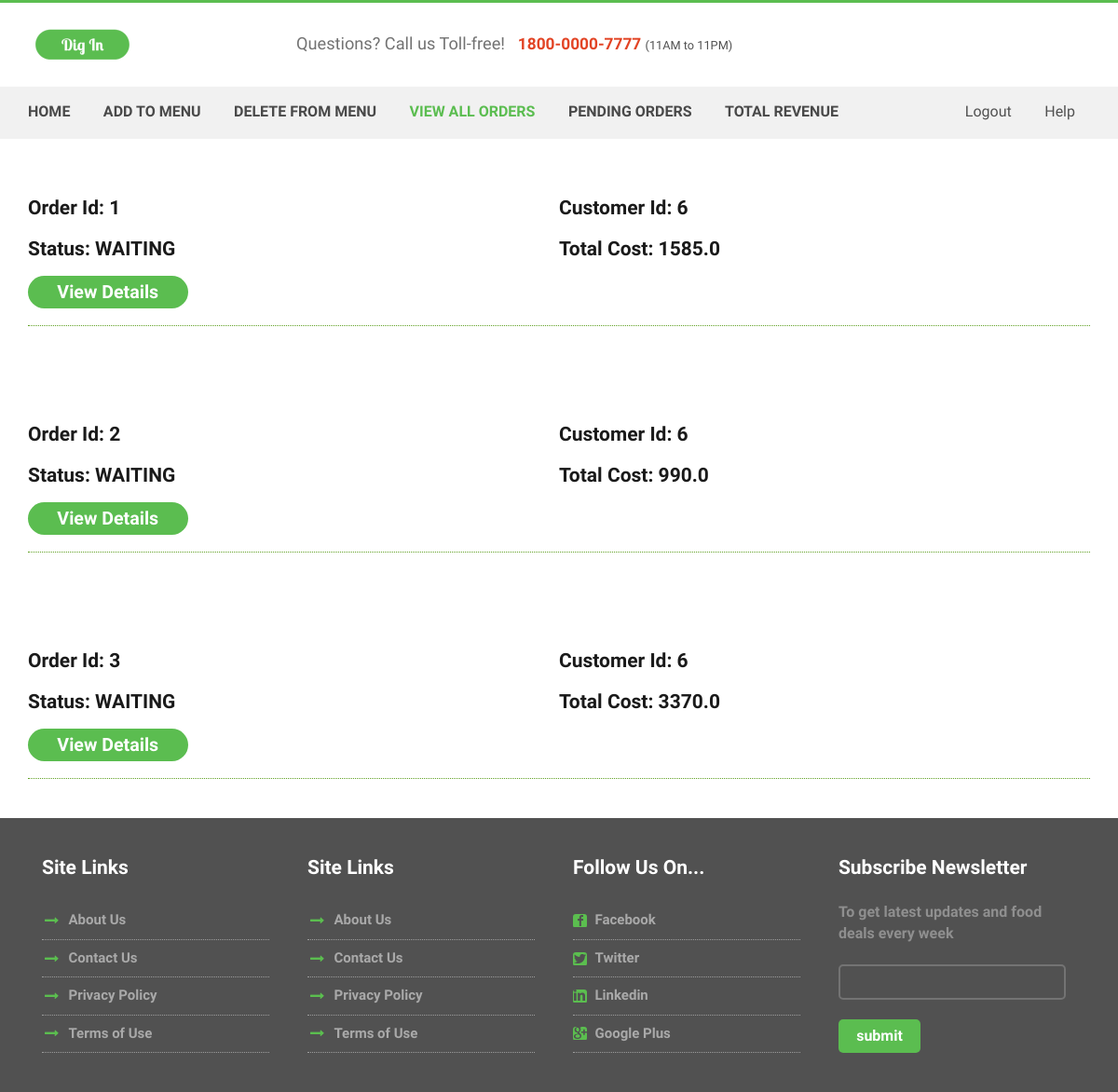
The page /view_orders_for_restaurant (signed in) on the database as committed earlier.
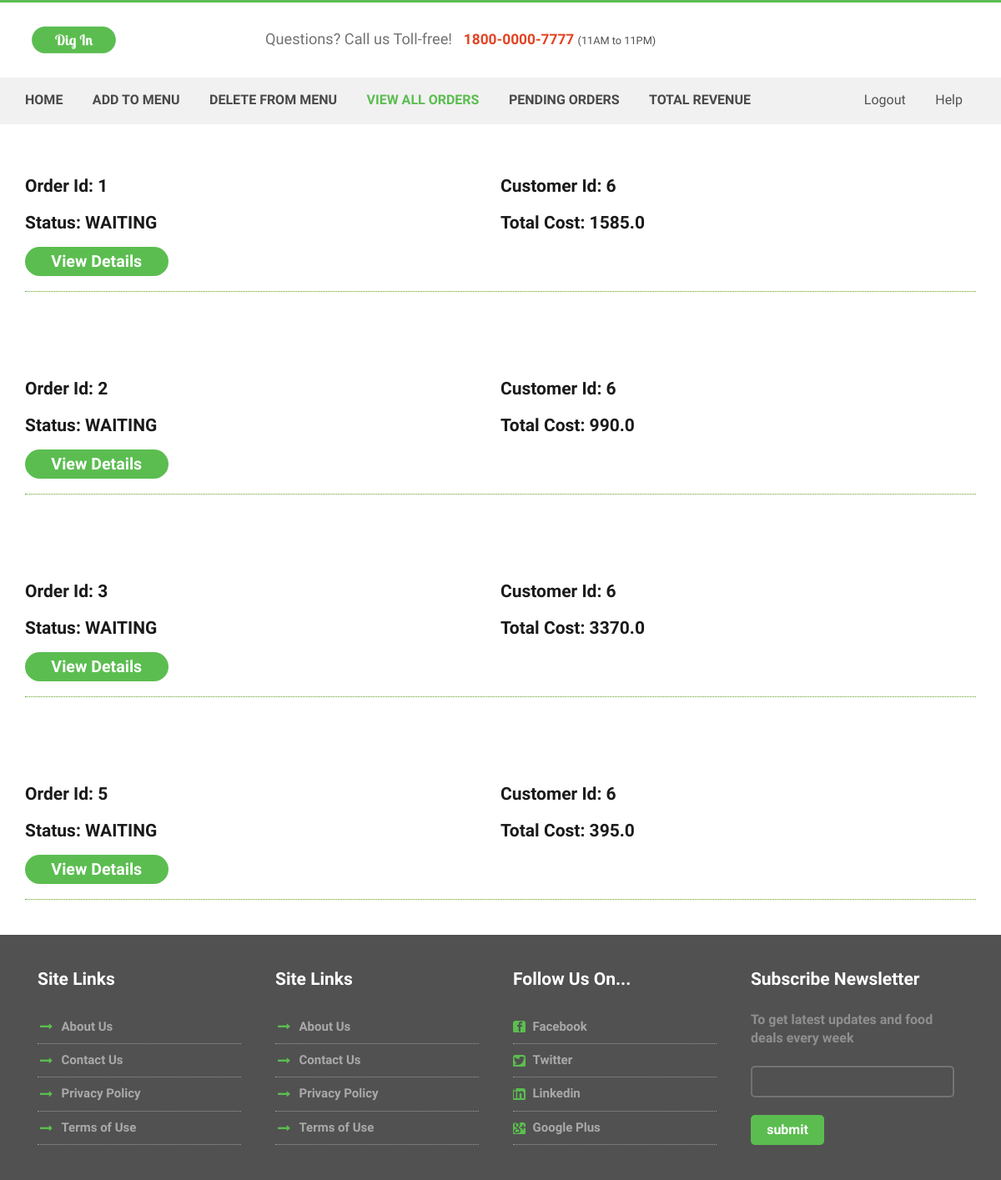
The same page on the database as committed later.
### tables this page shows
CREATE TABLE "order" (
	`id`	INTEGER NOT NULL PRIMARY KEY AUTOINCREMENT UNIQUE,
	`restaurant_id`	INTEGER,
	`customer_id`	INTEGER,
	`status`	TEXT NOT NULL,
	`description`	TEXT,
	`cost`	REAL,
	`review`	TEXT,
	FOREIGN KEY(`restaurant_id`) REFERENCES `restaurant`(`id`) ON DELETE CASCADE,
	FOREIGN KEY(`customer_id`) REFERENCES `customer`(`id`)
);

### routes.py (the view)
@app.route('/view_orders_for_restaurant', methods=['GET','POST'])
def view_orders_for_restaurant():
    if 'username' in session:
        restaurant_id = session['id']
        ordr = dbHandler.get_orders_for_restaurant(restaurant_id)
        return render_template('restaurant_view_orders.html',orders=ordr,logged_in = True )
    else:
        return render_template('index.html')

### models.py (called while the page is built)
def get_orders_for_restaurant(restaurant_id):
    conn = sql.connect("digin.db")
    t=(restaurant_id,)
    sqlQuery = "select * from 'order' where restaurant_id = ?"
    cur = conn.cursor()
    cur.execute(sqlQuery,t)
    rows = cur.fetchall()
    conn.close()
    return rows

### templates/restaurant_view_orders.html (shortened to what this page needs)
<!DOCTYPE html>
<html>
<head>
<link href="../static/css/bootstrap.css" rel='stylesheet' type='text/css' />
<link href="../static/css/style.css" rel="stylesheet" type="text/css" media="all" />
<link href="../static/css/animate.css" rel='stylesheet' type='text/css' />
</head>
<body>
	<div class="header">
		<div class="container">
			<div class="top-header">
				<div class="logo">
					<a href="{{url_for('restaurant_login')}}"><img src="../static/images/logo.png" class="img-responsive" alt="" /></a>
				</div>
				<div class="queries">
					<p>Questions? Call us Toll-free!<span>1800-0000-7777 </span><label>(11AM to 11PM)</label></p>
				</div>
				<div class="clearfix"></div>
			</div>
		</div>
			<div class="menu-bar">
			<div class="container">
				<div class="top-menu">
					<ul>
						<li ><a href="{{url_for('restaurant_login')}}" >Home</a></li>
						<li><a href="{{ url_for('add_product_to_menu') }}">Add To Menu</a></li>
						<li><a href="{{ url_for('delete_product_from_menu') }}">Delete From Menu</a></li>
						<li class="active"><a href="{{ url_for('view_orders_for_restaurant') }}">View All Orders</a></li>
						<li ><a href="{{ url_for('pending_orders') }}">Pending Orders</a></li>
                        <li  ><a href="{{ url_for('get_revenue') }}">Total Revenue</a></li>
					</ul>
				</div>
				<div class="login-section">
					<ul>
						<li><a href="{{ url_for('logout') }}">Logout</a>  </li>
						<li><a href="#">Help</a></li>
					</ul>
				</div>
				<div class="clearfix"></div>
			</div>
		</div>
				</div>
    {% for row in orders %}
	<div class="orders">
	<div class="container">
		<div class="order-top">
            <li class="item-lists"><h4>Order Id: {{row[0]}}</h4>
			</li>
            <li class="item-lists"><h4>Customer Id: {{row[2]}}</h4>
			</li>
            <li class="item-lists"><h4>Status: {{row[3]}}</h4>
			</li>
            <li class="item-lists"><h4>Total Cost: {{row[5]}}</h4>
			</li>
			<div class="clearfix"></div>
            <form id="{{row[0]}}" action="/view_details_of_order" method="post">
						<ul class="qty">
							<li><a class="morebtn hvr-rectangle-in" href="#" onclick='document.getElementById("{{row[0]}}").submit();'>View Details</a></li>
						</ul>
            </form>
		</div>
		</div>
	</div>
{% endfor %}
	<div class="contact-section" id="contact">
			<div class="container">
				<div class="contact-section-grids">
					<div class="col-md-3 contact-section-grid wow fadeInLeft" data-wow-delay="0.4s">
						<h4>Site Links</h4>
						<ul>
							<li><i class="point"></i></li>
							<li class="data"><a href="#">About Us</a></li>
						</ul>
						<ul>
							<li><i class="point"></i></li>
							<li class="data"><a href="#">Contact Us</a></li>
						</ul>
						<ul>
							<li><i class="point"></i></li>
							<li class="data"><a href="#">Privacy Policy</a></li>
						</ul>
						<ul>
							<li><i class="point"></i></li>
							<li class="data"><a href="#">Terms of Use</a></li>
						</ul>
					</div>
					<div class="col-md-3 contact-section-grid wow fadeInLeft" data-wow-delay="0.4s">
						<h4>Site Links</h4>
						<ul>
							<li><i class="point"></i></li>
							<li class="data"><a href="#">About Us</a></li>
						</ul>
						<ul>
							<li><i class="point"></i></li>
							<li class="data"><a href="#">Contact Us</a></li>
						</ul>
						<ul>
							<li><i class="point"></i></li>
							<li class="data"><a href="#">Privacy Policy</a></li>
						</ul>
						<ul>
							<li><i class="point"></i></li>
							<li class="data"><a href="#">Terms of Use</a></li>
						</ul>
					</div>
					<div class="col-md-3 contact-section-grid wow fadeInRight" data-wow-delay="0.4s">
						<h4>Follow Us On...</h4>
						<ul>
							<li><i class="fb"></i></li>
							<li class="data"> <a href="#">  Facebook</a></li>
						</ul>
						<ul>
							<li><i class="tw"></i></li>
							<li class="data"> <a href="#">Twitter</a></li>
						</ul>
						<ul>
							<li><i class="in"></i></li>
							<li class="data"><a href="#"> Linkedin</a></li>
						</ul>
						<ul>
							<li><i class="gp"></i></li>
							<li class="data"><a href="#">Google Plus</a></li>
						</ul>
					</div>
					<div class="col-md-3 contact-section-grid nth-grid wow fadeInRight" data-wow-delay="0.4s">
						<h4>Subscribe Newsletter</h4>
						<p>To get latest updates and food deals every week</p>
						<input type="text" class="text" value="" onfocus="this.value = '';" onblur="if (this.value == '') {this.value = '';}">
						<input type="submit" value="submit">
						</div>
					<div class="clearfix"></div>
				</div>
			</div>
		</div>
</body>
</html>

### static/css/style.css (style rules this page uses)
body { padding:0; margin:0; font-family: 'Source Sans Pro', sans-serif; }
body a { transition:0.5s all; -webkit-transition:0.5s all; -moz-transition:0.5s all; -o-transition:0.5s all; -ms-transition:0.5s all; }
input[type="button"],input[type="submit"] { transition:0.5s all; -webkit-transition:0.5s all; -moz-transition:0.5s all; -o-transition:0.5s all; -ms-transition:0.5s all; }
h1,h2,h3,h4,h5,h6 { margin:0; }
p { margin:0; }
ul { margin:0; padding:0; }
label { margin:0; }
.header { border-top: 3px solid #5BBD50; }
.top-header { padding:2em 0; }
.logo { float:left; }
.queries { float:left; margin-left:15%; }
.queries p { color:#727272; font-size:1.3em; font-weight:300; margin-top: 3px; }
.queries p span { color:#E24425; margin-left:0.8em; font-weight:700; font-size:0.95em; }
.queries p label { font-size:0.7em; color:#515151; font-weight:500; }
.top-menu { float:left; color:#D9D9D9; }
.login-section { float:right; color:#D9D9D9; }
.top-menu ul li { display:inline-block; margin: 0 16px; }
.top-menu ul li:first-child { margin-left: 0; }
.top-menu ul li a { text-decoration:none; margin:0.5em 0; display:block; color: #494949; font-size:16px; font-weight:700; text-transform:uppercase; }
.top-menu ul li.active a { color:#5BBD50; }
.login-section ul li { display:inline-block; margin: 0 16px; }
.login-section ul li a { margin:0.5em 0; display:block; color: #515151; font-size:16px; font-weight:500; }
.menu-bar { background:#F1F1F1; padding:0.6em 0; }
.nth-grid { margin-right:0; }
.contact-section { padding:3em 0; background:#515151; }
.contact-section-grid h4 { color:#FFFFFF; font-size:1.5em; font-weight:700; font-family: 'Lobster Two', cursive; margin-bottom:1.2em; }
.contact-section-grid ul li { display:inline-block; }
.contact-section-grid ul { border-bottom:1px dotted #9D9D9D; }
.contact-section-grid ul li i.point { width:20px; height:15px; background: url("../images/img-sprite.png") no-repeat -260px -46px; display: inline-block; vertical-align: middle; margin-right:5px; }
.contact-section-grid ul li i.fb { width:15px; height:15px; background: url("../images/img-sprite.png") no-repeat -280px -46px; display: inline-block; vertical-align: middle; margin-right:5px; border-radius: 3px; }
.contact-section-grid ul li i.tw { width:15px; height:15px; background: url("../images/img-sprite.png") no-repeat -295px -46px; display: inline-block; vertical-align: middle; margin-right:5px; border-radius: 3px; }
.contact-section-grid ul li i.in { width:15px; height:15px; background: url("../images/img-sprite.png") no-repeat -310px -46px; display: inline-block; vertical-align: middle; margin-right:5px; border-radius: 3px; }
.contact-section-grid ul li i.gp { width:15px; height:15px; background: url("../images/img-sprite.png") no-repeat -325px -46px; display: inline-block; vertical-align: middle; margin-right:5px; border-radius: 3px; }
.contact-section-grid ul li.data { color:#A9A9A9; font-weight:600; font-size:15px; margin:0.6em 0; }
.contact-section-grid ul li a { color:#A9A9A9; }
.contact-section-grid { width: 24%; margin-right: 1%; }
.contact-section-grid p { color:#8F8F8F; font-weight:600; font-size:16px; }
.contact-section-grid input.text { border: 2px solid #737373; outline: none; border-radius: 5px; background:#515151; padding:0.5em; width:100%; margin:1.5em 0; color:#fff; }
.contact-section-grid input[type="submit"] { outline: none; border:none; background:#5BBD50; color:#fff; font-size:16px; font-weight:700; padding:0.4em 1.2em; border-radius:5px; }
.orders { padding: 3em 0; }
.order-top h4 { color: #1A1A1A; font-size: 1.5em; font-weight: 600; margin-bottom: 1em; }
.order-top { padding: 1.5em 0; border-bottom: 1px dotted #5fa022; }
li.item-lists { float: left; width: 50%; }
.order-top li { display: inline-block; vertical-align: middle; }
ul.qty { padding: 0; margin: 0; list-style: none; }
ul.qty li { display: inline-block; margin-right: 10%; }
a.morebtn { border: none; outline: none; padding: 0.3em 1.6em; color: #fff; background: #5BBD50; font-size: 1.4em; font-weight: 700; font-family: 'Lobster Two', cursive; border-radius: 20px; -webkit-border-radius: 20px; -moz-border-radius: 20px; -o-border-radius: 20px; text-decoration:none; }

Rows that differ between the two databases and show on the page:
added order: id "5", customer "6", status "WAITING", cost "395.0"
